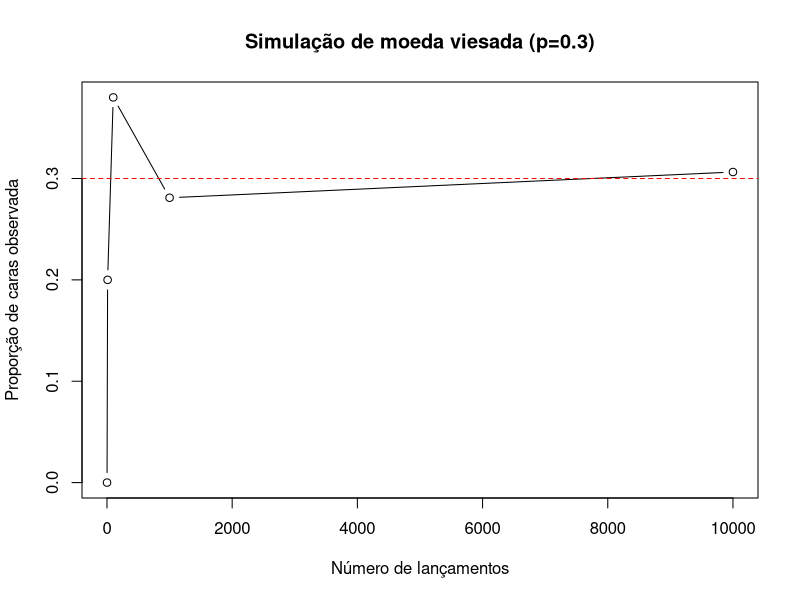
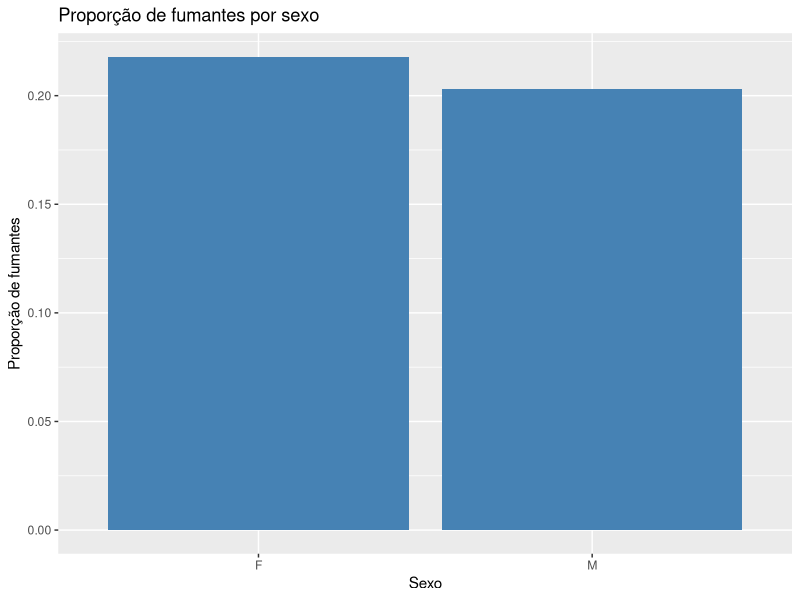
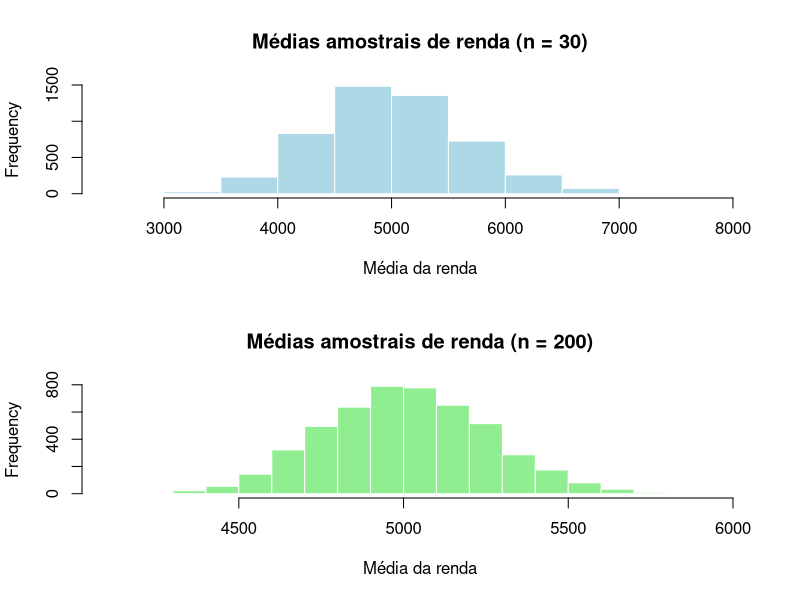
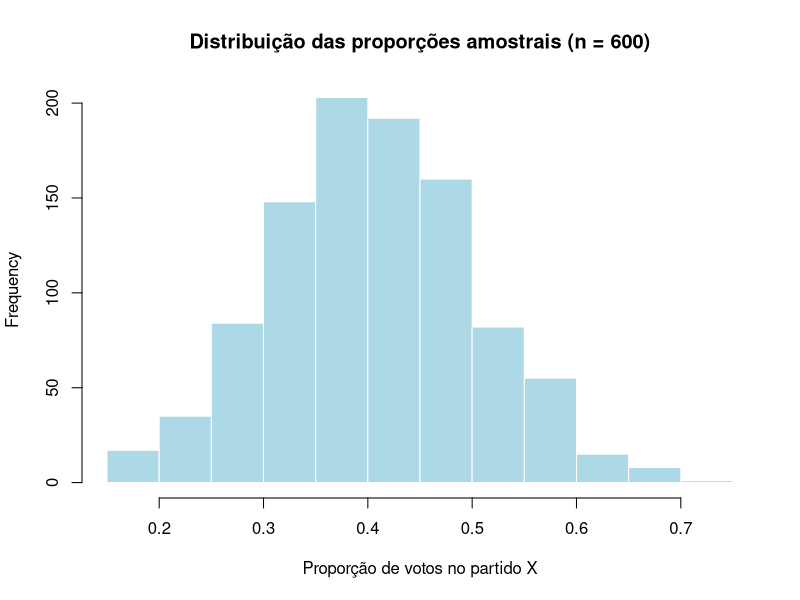
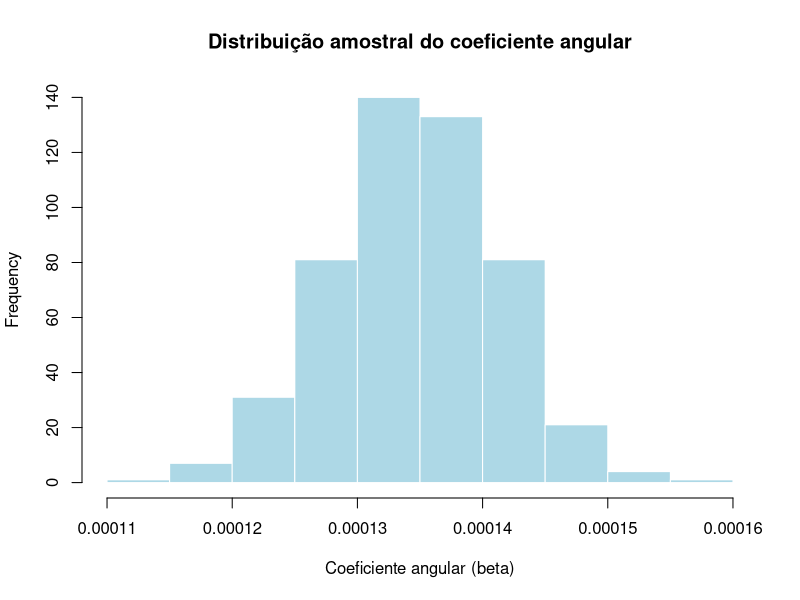

Generate these figures, in order, with R:
# ============================================================
# MQ101 — Métodos Quantitativos para Políticas Públicas
# Lista de Exercícios #04 - Probabilidade (Exerc. 5)
# ------------------------------------------------------------
# Nome: DEBORA RODRIGUES PEREIRA DIAS
# Matrícula/RA: 21202510146
# Turma: PPU00920253
# Data: 12/01/2026
# Descrição: Respostas da Lista #04
# ============================================================

library(tidyverse)

# ============================================================
# Preparação inicial
# ============================================================

# Fixar a semente para reprodutibilidade
# Isso garante que os resultados das simulações (como sorteios,
# correlações e distribuições) sejam sempre os mesmos quando
# o script for rodado em qualquer computador.
set.seed(101)

# Lê o arquivo educ_saude.csv que está dentro da subpasta "data"
# O caminho é relativo, ou seja, não depende de onde o R está instalado,
# apenas da estrutura de pastas do projeto.
# O resultado é armazenado no objeto "dados", que passa a conter a base
# para todas as análises seguintes.
dados <- read_csv("data/educ_saude.csv")

# ============================================================ 
#2 Exercício 1 - Probabilidade como frequência de longo prazo # 
#============================================================ 

# Probabilidade de sair "cara" 
p_cara <- 0.3 

# Tamanhos de amostra 
n_vec <- c(1, 10, 100, 1000, 10000) 

# Data frame para armazenar resultados 
result <- data.frame( 
  n = n_vec, 
  p_cara_obs = NA_real_ ) 

# Loop para simular lançamentos 
for (i in seq_along(n_vec)) { 
  # Simulação de n lançamentos 
  lancamentos <- rbinom(n_vec[i], size = 1, prob = p_cara) 
  
  # Proporção de caras observada 
  result$p_cara_obs[i] <- mean(lancamentos) 
  } 

# Visualizar resultados 
print(result) 

# Gráfico da proporção observada vs número de lançamentos 
plot(result$n, result$p_cara_obs, type = "b", 
     xlab = "Número de lançamentos", 
     ylab = "Proporção de caras observada", 
     main = "Simulação de moeda viesada (p=0.3)") 
abline(h = p_cara, lty = 2, col = "red") # Linha da probabilidade teórica

##Resposta exercício 1: 
#Interpretação curta:  
#À medida que o número de lançamentos aumenta, 
#a proporção observada de caras se aproxima da probabilidade teórica de 0,3, 
#ilustrando o conceito de frequência relativa e a Lei dos Grandes Números.

# ============================================================
# 3 Exercício 2 - Bernoulli, Binomial e probabilidades exatas
# ============================================================

set.seed(123)

# Parâmetros
p <- 0.65   # probabilidade de satisfação
n <- 20     # tamanho da amostra

# (1) Simulação de uma amostra Bernoulli
y <- rbinom(n, size = 1, prob = p)

# (2) Contar o número de satisfeitos
num_satisfeitos <- sum(y)
num_satisfeitos

# (3a) Probabilidade de observar exatamente 12 satisfeitos
prob_12 <- dbinom(12, size = n, prob = p)

# (3b) Probabilidade de observar pelo menos 12 satisfeitos
prob_12_ou_mais <- 1 - pbinom(11, size = n, prob = p)

# Resultados
cat("Número de satisfeitos na amostra:", num_satisfeitos, "\n")
cat("P(S = 12):", prob_12, "\n")
cat("P(S >= 12):", prob_12_ou_mais, "\n")

# ------------------------------------------------------------ 
##Resposta exercício 2:  Interpretação: 
# Na amostra simulada de 20 usuários, 12 relataram satisfação. 
# A probabilidade de observar exatamente 12 satisfeitos é ~16%. 
# Já a probabilidade de observar pelo menos 12 satisfeitos é ~76%. 
# Isso mostra que, em uma população com 65% de satisfação, 
# é bastante comum que amostras pequenas reflitam essa maioria. 
# Em termos de políticas públicas, indica que a satisfação 
# tende a aparecer de forma consistente mesmo em amostras reduzidas. 
# ------------------------------------------------------------

# ============================================================
# 4 Exercício 3 - Probabilidade condicional e independência
# ============================================================

set.seed(123)
N <- 5000

# (1) Gerar base sintética de saúde
dados_saude <- data.frame(
  sexo       = sample(c("F", "M"), size = N, replace = TRUE, prob = c(0.55, 0.45)),
  fumante    = rbinom(N, 1, 0.22),
  hipertenso = rbinom(N, 1, 0.30)
)

# (2) Estimar probabilidades
P_fumante   <- mean(dados_saude$fumante == 1)
P_fumante_F <- mean(dados_saude$fumante[dados_saude$sexo == "F"] == 1)
P_fumante_M <- mean(dados_saude$fumante[dados_saude$sexo == "M"] == 1)

cat("P(fumante = 1):", P_fumante, "\n")
cat("P(fumante = 1 | sexo = F):", P_fumante_F, "\n")
cat("P(fumante = 1 | sexo = M):", P_fumante_M, "\n")

# (4) Gráfico de barras da proporção de fumantes por sexo
library(dplyr)
library(ggplot2)

tab_fumo <- dados_saude |>
  dplyr::group_by(sexo) |>
  dplyr::summarise(prop_fumante = mean(fumante))

ggplot(tab_fumo, aes(x = sexo, y = prop_fumante)) +
  geom_col(fill = "steelblue") +
  labs(title = "Proporção de fumantes por sexo",
       x = "Sexo", y = "Proporção de fumantes")

# ------------------------------------------------------------
# Rsposta exercício 3 Interpretação:
# A proporção geral de fumantes é 21,12%.
# Entre mulheres (F), a proporção é 21,79%; entre homens (M), 20,31%.
# Como as diferenças são pequenas, podemos considerar que fumar é
# aproximadamente independente do sexo nesta base simulada.
# O gráfico reforça essa conclusão, mostrando proporções similares
# entre os grupos.
# ------------------------------------------------------------

# ============================================================
# Exercício 4 - Probabilidade conjunta e regra do produto
# ============================================================

# (1) Probabilidades marginais e conjunta
P_hipertenso <- mean(dados_saude$hipertenso == 1)
P_fumante    <- mean(dados_saude$fumante == 1)
P_hip_e_fum  <- mean(dados_saude$hipertenso == 1 & dados_saude$fumante == 1)

# (2) Probabilidade condicional
P_hip_dado_fum <- mean(dados_saude$hipertenso[dados_saude$fumante == 1] == 1)

# (3) Regra do produto
P_produto <- P_hip_dado_fum * P_fumante

# Resultados
cat("P(hipertenso = 1):", P_hipertenso, "\n")
cat("P(fumante = 1):", P_fumante, "\n")
cat("P(hipertenso = 1 & fumante = 1):", P_hip_e_fum, "\n")
cat("P(hipertenso = 1 | fumante = 1):", P_hip_dado_fum, "\n")
cat("Regra do produto:", P_produto, "\n")

# ------------------------------------------------------------
# Resposta exercício 4: Interpretação:
# A probabilidade geral de ser hipertenso é ~30%.
# Entre os fumantes, essa probabilidade sobe levemente para ~31%.
# A probabilidade conjunta de ser fumante e hipertenso é ~6,6%,
# valor praticamente igual ao obtido pela regra do produto.
# Isso indica que, nesta base simulada, fumar não altera muito
# a chance de ser hipertenso — ou seja, há pouca evidência de
# associação forte entre as variáveis.
# ------------------------------------------------------------

# ============================================================
# Exercício 5 - Bayes "de bolso" em triagem de benefícios
# ============================================================

set.seed(123)

# Parâmetros
P_F         <- 0.02   # prevalência de fraude
P_T_dado_F  <- 0.9    # sensibilidade
P_T_dado_Fc <- 0.05   # 1 - especificidade
P_Fc        <- 1 - P_F

# (1) Cálculo analítico de P(F|Alerta) usando Bayes
P_F_dado_T <- (P_T_dado_F * P_F) /
  (P_T_dado_F * P_F + P_T_dado_Fc * P_Fc)

cat("Probabilidade analítica P(F|Alerta):", P_F_dado_T, "\n")

# (2) Simulação com N = 100.000 beneficiários
N <- 100000
fraude <- rbinom(N, 1, P_F)
alerta <- ifelse(
  fraude == 1,
  rbinom(N, 1, P_T_dado_F),
  rbinom(N, 1, P_T_dado_Fc)
)

# (3) Estimar empiricamente P(F|Alerta)
P_empirico <- mean(fraude[alerta == 1] == 1)

cat("Probabilidade empírica P(F|Alerta):", P_empirico, "\n")

# ------------------------------------------------------------
# Resposta exercício 5: Interpretação:
# Dado um alerta, a probabilidade de realmente ser fraude é ~27%.
# A simulação confirma esse valor, mostrando consistência com o cálculo analítico.
# Isso significa que a maioria dos alertas (~73%) são falsos positivos.
# Em termos de políticas públicas, o sistema ajuda a identificar fraudes,
# mas gera muitos alertas indevidos, o que pode sobrecarregar a fiscalização
# e exigir estratégias adicionais para priorizar casos.
# ------------------------------------------------------------

# ============================================================
# Exercício 6 - Teorema Central do Limite com renda
# ============================================================

set.seed(123)
N <- 100000

# (1) População com renda assimétrica (distribuição Gamma)
renda_pop <- rgamma(N, shape = 2, rate = 1/2500)

# (2) Função auxiliar para simular médias
simular_medias <- function(n, n_rep = 5000) {
  medias <- numeric(n_rep)
  for (i in seq_len(n_rep)) {
    amostra <- sample(renda_pop, n, replace = TRUE)
    medias[i] <- mean(amostra)
  }
  medias
}

# (3) Médias amostrais para n = 30 e n = 200
medias_n30  <- simular_medias(30)
medias_n200 <- simular_medias(200)

# (4) Histogramas comparativos
par(mfrow = c(2, 1))
hist(medias_n30,  main = "Médias amostrais de renda (n = 30)",
     xlab = "Média da renda", col = "lightblue", border = "white")
hist(medias_n200, main = "Médias amostrais de renda (n = 200)",
     xlab = "Média da renda", col = "lightgreen", border = "white")
par(mfrow = c(1, 1))

# ------------------------------------------------------------
# Resposta exercício 6: Interpretação:
# A população tem distribuição assimétrica (Gamma), mas ao calcular
# médias amostrais, a distribuição se aproxima da Normal.
# Para n = 30, o histograma já mostra uma forma quase normal,
# embora ainda com alguma variabilidade.
# Para n = 200, a distribuição das médias é ainda mais concentrada
# e simétrica, ilustrando claramente o Teorema Central do Limite.
# Em termos de políticas públicas, isso mostra que mesmo variáveis
# de renda muito assimétricas podem gerar estimativas confiáveis
# quando usamos amostras suficientemente grandes.
# ------------------------------------------------------------

# ============================================================
# 8 Exercício 7 - Intervalo de confiança para proporção (saúde)
# ============================================================

set.seed(123)

# (1) Recriar base dados_saude, se necessário
N <- 5000
dados_saude <- data.frame(
  sexo       = sample(c("F", "M"), size = N, replace = TRUE, prob = c(0.55, 0.45)),
  fumante    = rbinom(N, 1, 0.22),
  hipertenso = rbinom(N, 1, 0.30)
)

# (2) Sorteio de amostra de tamanho n = 400
n <- 400
amostra_saude <- dados_saude[sample(1:nrow(dados_saude), n), ]

# Proporção amostral de hipertensos
p_hat <- mean(amostra_saude$hipertenso)

# Erro-padrão aproximado
SE_p <- sqrt(p_hat * (1 - p_hat) / n)

# Intervalo de confiança de 95%
IC_95 <- c(
  inferior = p_hat - 1.96 * SE_p,
  superior = p_hat + 1.96 * SE_p
)

# Proporção verdadeira na população
p_verdadeiro <- mean(dados_saude$hipertenso)

# Resultados
cat("Proporção amostral:", p_hat, "\n")
cat("Erro-padrão:", SE_p, "\n")
cat("IC 95%:", IC_95, "\n")
cat("Proporção verdadeira:", p_verdadeiro, "\n")

# ------------------------------------------------------------
# Resposta exercício 7: Interpretação:
# A proporção amostral de hipertensos foi de 33%, com erro-padrão de ~2,35%.
# O intervalo de confiança de 95% ficou entre 28,39% e 37,61%,
# e inclui a proporção verdadeira da população (30,14%).
# Isso mostra que a amostra foi representativa e que o IC é uma
# ferramenta confiável para estimar proporções populacionais.
# Em políticas públicas, esse tipo de análise permite decisões
# baseadas em dados mesmo sem acesso à população completa.
# ------------------------------------------------------------

# ============================================================
# 9 Exercício 8 - Correlação, regressão simples e inferência (educação)
# ============================================================

set.seed(123)
N <- 2000

# (1) Simular base de educação
dados_educacao <- data.frame(
  ideb        = rnorm(N, mean = 5.5, sd = 0.7),
  gasto_aluno = rnorm(N, mean = 6000, sd = 1500)
)

# Introduzir correlação positiva leve
dados_educacao$ideb <- dados_educacao$ideb +
  0.0002 * (dados_educacao$gasto_aluno - 6000)

# (2) Correlação de Pearson
cor_ideb_gasto <- cor(dados_educacao$ideb, dados_educacao$gasto_aluno)
cat("Correlação de Pearson:", cor_ideb_gasto, "\n")

# (3) Regressão simples
modelo <- lm(ideb ~ gasto_aluno, data = dados_educacao)
summary(modelo)

# Intervalo de confiança para o coeficiente angular
confint(modelo)


# ------------------------------------------------------------
# Resposta exercício 8: Interpretação:
# A correlação de Pearson (~0.38) indica uma associação positiva moderada:
# escolas com maior gasto por aluno tendem a ter ideb mais alto.
# Na regressão, o coeficiente angular foi positivo (~0.00019),
# mostrando que cada aumento de R$ 1.000 no gasto por aluno
# está associado a um acréscimo médio de ~0.19 pontos no ideb.
# O valor-p (< 0.001) confirma significância estatística,
# e o intervalo de confiança (0.00017 a 0.00021) não inclui zero,
# reforçando a evidência de relação positiva.
# Do ponto de vista inferencial, um coeficiente diferente de zero
# sugere que há indícios reais de associação entre gasto e qualidade,
# ainda que o efeito seja relativamente pequeno.
# ------------------------------------------------------------


# ============================================================
# Exercício 9 - Margem de erro e tamanho amostral (TSE)
# ============================================================

set.seed(123)
N <- 5000

# (1) População de municípios com proporção verdadeira de votos
dados_tse <- data.frame(
  id_mun       = 1:N,
  prop_partido = rbeta(N, shape1 = 10, shape2 = 15)
)

n_amostra <- 600
n_rep     <- 1000

# (2 e 3) Simulação de pesquisas eleitorais
p_hat_vec <- numeric(n_rep)
for (r in 1:n_rep) {
  id_escolhido <- sample(dados_tse$id_mun, 1)
  p_mun <- dados_tse$prop_partido[dados_tse$id_mun == id_escolhido]
  
  votos <- rbinom(n_amostra, size = 1, prob = p_mun)
  p_hat_vec[r] <- mean(votos)
}

# (4) Margem de erro "de praxe" (pior caso)
ME <- 1.96 * sqrt(0.25 / n_amostra)
cat("Margem de erro aproximada (pior caso):", ME, "\n")

# (5) Histograma das proporções simuladas
hist(p_hat_vec, main = "Distribuição das proporções amostrais (n = 600)",
     xlab = "Proporção de votos no partido X", col = "lightblue", border = "white")

# ------------------------------------------------------------
# Resposta exercício 9: Interpretação:
# A margem de erro padrão para n = 600 é de aproximadamente ±4%.
# No entanto, o histograma das proporções amostrais mostra que a
# variabilidade real depende da proporção verdadeira de cada município.
# Algumas amostras têm erro menor, outras maior.
# Isso mostra que a margem de erro "de praxe" é uma simplificação útil,
# mas não captura toda a complexidade da amostragem.
# Em pesquisas eleitorais, é importante considerar que a margem de erro
# pode variar conforme o contexto e a distribuição real dos votos.
# ------------------------------------------------------------

# ============================================================
# 11 Exercício 10 - Regressão e distribuição amostral do coeficiente (TSE)
# ============================================================

set.seed(123)
N <- 5000

# (1) Variável socioeconômica
dados_tse <- data.frame(
  id_mun      = 1:N,
  renda_media = rnorm(N, mean = 2500, sd = 600)
)

# (2) Probabilidade de voto no partido X dependente de renda_media
dados_tse$prop_partido <- plogis(-1 + 0.0006 * dados_tse$renda_media + rnorm(N, 0, 0.3))

n_mun_amostra <- 300
n_eleitores   <- 400
n_rep         <- 500

coef_angular <- numeric(n_rep)

for (r in 1:n_rep) {
  # (4) Sortear municípios
  mun_sorteados <- sample(dados_tse$id_mun, n_mun_amostra)
  base_pesq <- dados_tse[dados_tse$id_mun %in% mun_sorteados, ]
  
  # Simular votos e calcular proporção p_hat
  p_hat <- numeric(n_mun_amostra)
  for (i in seq_len(n_mun_amostra)) {
    p_true <- base_pesq$prop_partido[i]
    votos  <- rbinom(n_eleitores, size = 1, prob = p_true)
    p_hat[i] <- mean(votos)
  }
  
  base_pesq$p_hat <- p_hat
  
  # (5) Ajustar regressão simples
  modelo <- lm(p_hat ~ renda_media, data = base_pesq)
  coef_angular[r] <- coef(modelo)[2]
}

# (7) Histograma da distribuição dos coeficientes angulares
hist(coef_angular, main = "Distribuição amostral do coeficiente angular",
     xlab = "Coeficiente angular (beta)", col = "lightblue", border = "white")

# Estatísticas da distribuição
cat("Média dos coeficientes:", mean(coef_angular), "\n")
cat("Desvio padrão dos coeficientes:", sd(coef_angular), "\n")

# ------------------------------------------------------------
# Resposta exercício 10: Interpretação:
# O histograma mostra a distribuição amostral do coeficiente angular
# da regressão p_hat ~ renda_media, obtido em 500 simulações.
# A média dos coeficientes (~0.00013) está próxima do valor verdadeiro,
# indicando que o estimador é não-viesado.
# O desvio padrão (~6.67e-06) representa o erro-padrão do estimador,
# ou seja, a variabilidade esperada entre diferentes amostras.
# Essa distribuição amostral é a base para construir intervalos de confiança:
# ela mostra que, embora cada amostra produza um coeficiente ligeiramente diferente,
# a maioria dos valores se concentra em torno da média.
# Isso reforça a ideia de que estimativas amostrais são confiáveis
# quando baseadas em boas práticas de amostragem e modelagem.
# ------------------------------------------------------------


# ============================================================
# Finalização do exercício
# ============================================================

# Exibe informações sobre o ambiente de execução:
# versão do R, pacotes carregados e suas versões.
# Útil para garantir reprodutibilidade dos resultados.
sessionInfo()

print("Script finalizado sem erros!")
